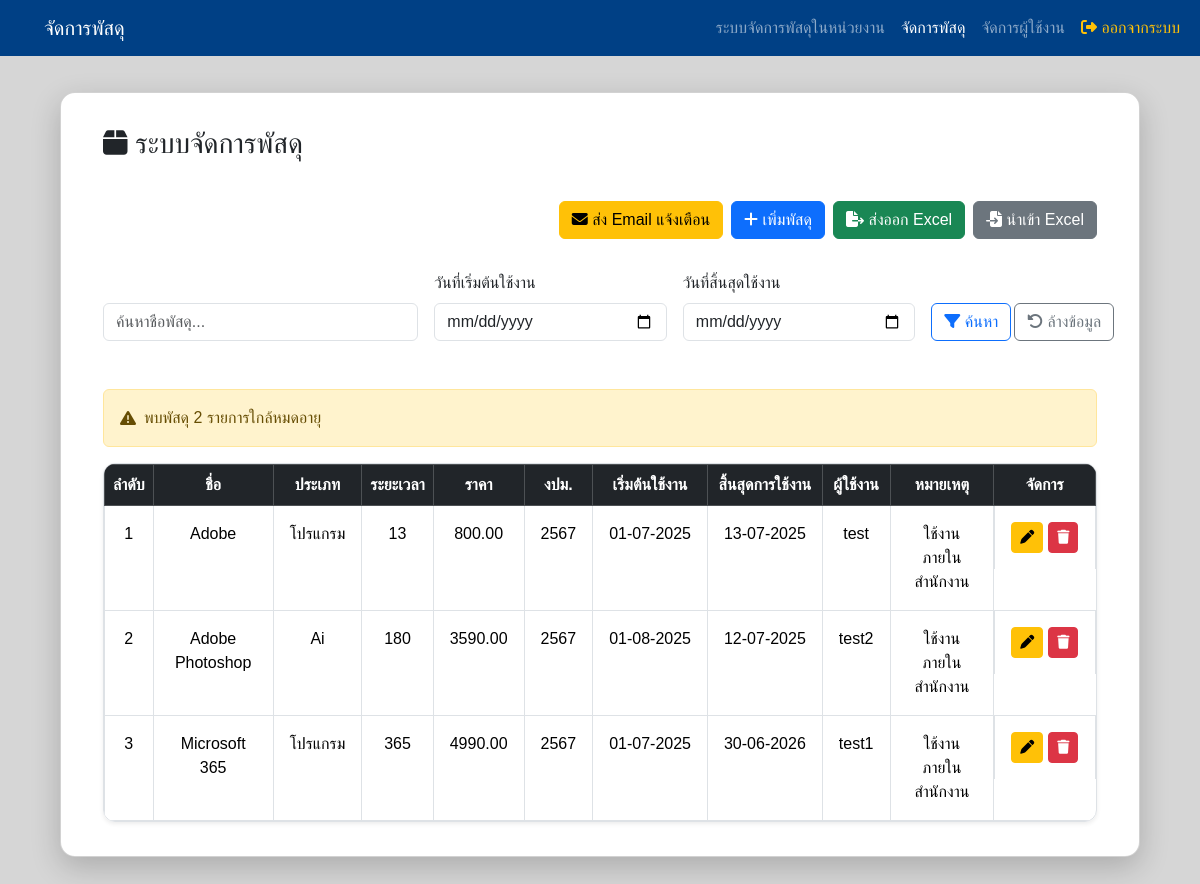
The page /parcel_management.php (signed in) on the database as committed earlier.
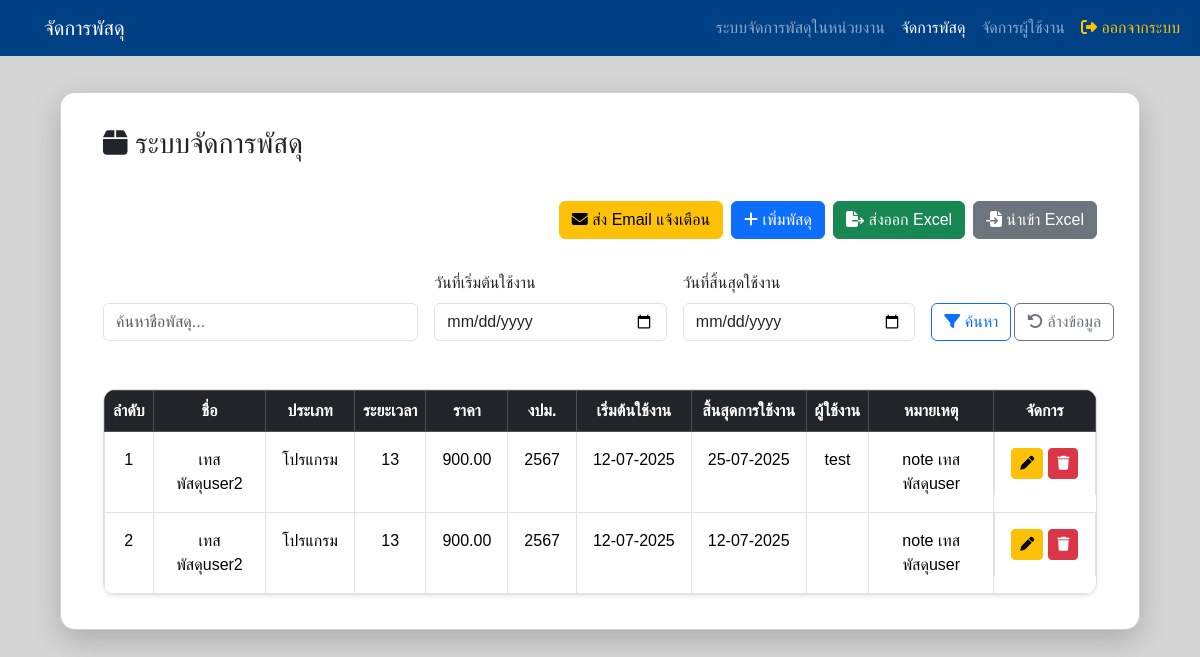
The same page on the database as committed later.
### tables this page shows
CREATE TABLE `parcels` (
  `id` int(11) NOT NULL,
  `item_name` varchar(255) NOT NULL,
  `category` varchar(100) NOT NULL,
  `usage_duration` int(11) NOT NULL,
  `price` decimal(10,2) NOT NULL,
  `budget_year` varchar(10) NOT NULL,
  `start_date` date DEFAULT NULL,
  `end_date` date DEFAULT NULL,
  `user_responsible` varchar(255) NOT NULL,
  `note` text DEFAULT NULL,
  `status` enum('pending','approved','rejected') NOT NULL DEFAULT 'approved',
  `created_at` timestamp NOT NULL DEFAULT current_timestamp(),
  `updated_at` timestamp NOT NULL DEFAULT current_timestamp() ON UPDATE current_timestamp()
);

### parcel_management.php (the view, shortened to what this page needs)
<?php
require_once 'db.php';
$sql = "SELECT * FROM parcels WHERE 1=1";
$sql .= " ORDER BY id DESC";
$result = $conn->query($sql);
$today = date('Y-m-d');
$next3Days = date('Y-m-d', strtotime('+3 days'));
$sqlExpiringCount = "SELECT COUNT(*) as count FROM parcels WHERE end_date BETWEEN '$today' AND '$next3Days'";
$expiringCount = $conn->query($sqlExpiringCount)->fetch_assoc()['count'];
?>
<!DOCTYPE html>
<html lang="th">
<head>
    <link href="https://cdn.jsdelivr.net/npm/bootstrap@5.3.2/dist/css/bootstrap.min.css" rel="stylesheet">
    <link href="https://cdnjs.cloudflare.com/ajax/libs/font-awesome/6.5.0/css/all.min.css" rel="stylesheet">
    <link href="https://cdn.jsdelivr.net/npm/select2@4.1.0-rc.0/dist/css/select2.min.css" rel="stylesheet" />
</head>
<body>
    <nav class="navbar navbar-expand-lg navbar-dark" style="background-color: #004085; padding-left: 2rem;">
        <div class="container-fluid">
            <a class="navbar-brand" href="dashboard.php">จัดการพัสดุ</a>
            <div class="collapse navbar-collapse" id="navbarNav">
                <ul class="navbar-nav ms-auto">
                    <?php if (isset($_SESSION['user_role']) && ($_SESSION['user_role'] === 'admin' || $_SESSION['user_role'] === 'superadmin')): ?>
                    <li class="nav-item">
                        <a class="nav-link" href="dashboard.php">ระบบจัดการพัสดุในหน่วยงาน</a>
                    </li>
                    <?php endif; ?>
                    <li class="nav-item">
                        <a class="nav-link active" href="parcel_management.php">จัดการพัสดุ</a>
                    </li>
                    <?php if (isset($_SESSION['user_role']) && ($_SESSION['user_role'] === 'admin' || $_SESSION['user_role'] === 'superadmin')): ?>
                    <li class="nav-item">
                        <a class="nav-link" href="user_management.php">จัดการผู้ใช้งาน</a>
                    </li>
                    <?php endif; ?>
                    <li class="nav-item">
                        <a class="nav-link text-warning" href="logout.php">
                            <i class="fas fa-sign-out-alt"></i> ออกจากระบบ
                        </a>
                    </li>
                </ul>
            </div>
        </div>
    </nav>
    <div class="card">
        <div class="container py-1">
            <h3><i class="fa-solid fa-box"></i> ระบบจัดการพัสดุ</h3><br>
            <?php if (isset($_SESSION['user_role']) && ($_SESSION['user_role'] === 'admin' || $_SESSION['user_role'] === 'superadmin')): ?>
            <div class="mb-3">
                <div class="row">
                    <div
                        class="col-12 d-flex flex-wrap align-items-end gap-2 flex-column flex-md-row justify-content-md-end">
                        <div class="d-flex flex-wrap gap-2">
                            <button type="button" class="btn btn-warning" data-bs-toggle="modal"
                                data-bs-target="#emailModal">
                                <i class="fa-solid fa-envelope"></i> ส่ง Email แจ้งเตือน
                            </button>
                            <button class="btn btn-primary" data-bs-toggle="modal" data-bs-target="#addModal">
                                <i class="fa-solid fa-plus"></i> เพิ่มพัสดุ
                            </button>
                        </div>
                        <div class="d-flex flex-wrap gap-2 mt-2">
                            <a id="export-btn" class="btn btn-success">
                                <i class="fa-solid fa-file-export"></i> ส่งออก Excel
                            </a>
                            <form action="import_parcels.php" method="POST" enctype="multipart/form-data"
                                id="import-form" style="display: inline;">
                                <button type="button" class="btn btn-secondary"
                                    onclick="document.getElementById('excel-file').click();">
                                    <i class="fa-solid fa-file-import"></i> นำเข้า Excel
                                </button>
                            </form>
                        </div>
                    </div>
                </div>
            </div>
            <?php endif; ?>
            <div class="row g-3 mb-4">
                <form method="GET" id="search-form" class="row g-3 align-items-end mb-4">
                    <div class="col-md-4">
                        <input type="text" name="search" id="search-input" class="form-control"
                            placeholder="ค้นหาชื่อพัสดุ..." value="<?= htmlspecialchars($_GET['search'] ?? '') ?>" />
                    </div>
                    <div class="col-md-3">
                        <label for="start-date" class="form-label">วันที่เริ่มต้นใช้งาน</label>
                        <input type="date" name="start_date" id="start-date" class="form-control"
                            value="<?= htmlspecialchars($_GET['start_date'] ?? '') ?>" />
                    </div>
                    <div class="col-md-3">
                        <label for="end-date" class="form-label">วันที่สิ้นสุดใช้งาน</label>
                        <input type="date" name="end_date" id="end-date" class="form-control"
                            value="<?= htmlspecialchars($_GET['end_date'] ?? '') ?>" />
                    </div>
                    <div class="col-md-1 d-grid" style="white-space: nowrap;">
                        <button type="submit" class="btn btn-outline-primary">
                            <i class="fa-solid fa-filter"></i> ค้นหา
                        </button>
                    </div>
                    <div class="col-md-1 d-grid" style="white-space: nowrap;">
                        <a href="parcel_management.php" class="btn btn-outline-secondary">
                            <i class="fa-solid fa-rotate-left"></i> ล้างข้อมูล
                        </a>
                    </div>
                </form>
            </div>
            <?php if ($expiringCount > 0): ?>
            <div class="alert alert-warning d-flex align-items-center" role="alert">
                <i class="fa-solid fa-triangle-exclamation me-2"></i>
                <div>
                    พบพัสดุ <?= $expiringCount ?> รายการใกล้หมดอายุ
                </div>
            </div>
            <?php endif; ?>
            <div class="table-responsive table-rounded shadow-sm">
                <table class="table table-bordered table-hover mb-0">
                    <thead class="table-dark">
                        <tr class="header-table">
                            <th>ลำดับ</th>
                            <th>ชื่อ</th>
                            <th>ประเภท</th>
                            <th>ระยะเวลา</th>
                            <th>ราคา</th>
                            <th>งปม.</th>
                            <th>เริ่มต้นใช้งาน</th>
                            <th>สิ้นสุดการใช้งาน</th>
                            <th>ผู้ใช้งาน</th>
                            <th>หมายเหตุ</th>
                            <?php if (isset($_SESSION['user_role']) && ($_SESSION['user_role'] === 'admin' || $_SESSION['user_role'] === 'superadmin')): ?>
                            <th>จัดการ</th>
                            <?php endif; ?>
                        </tr>
                    </thead>
                    <tbody id="parcel-table-body">
                        <?php if ($result->num_rows > 0): ?>
                        <?php $i = 1; while($row = $result->fetch_assoc()): ?>
                        <tr class="text-center">
                            <td><?= $i++ ?></td>
                            <td class="text-left"><?= htmlspecialchars($row['item_name']) ?></td>
                            <td><?= htmlspecialchars($row['category']) ?></td>
                            <td><?= htmlspecialchars($row['usage_duration']) ?></td>
                            <td style="white-space: nowrap;"><?= htmlspecialchars($row['price']) ?></td>
                            <td style="white-space: nowrap;"><?= htmlspecialchars($row['budget_year']) ?></td>
                            <td style="white-space: nowrap;"><?= (new DateTime($row['start_date']))->format('d-m-Y') ?>
                            </td>
                            <td style="white-space: nowrap;"><?= (new DateTime($row['end_date']))->format('d-m-Y') ?>
                            </td>
                            <td style="white-space: nowrap;"><?= htmlspecialchars($row['user_responsible']) ?></td>
                            <td><?= htmlspecialchars($row['note']) ?: '-' ?></td>
                            <?php if (isset($_SESSION['user_role']) && ($_SESSION['user_role'] === 'admin' || $_SESSION['user_role'] === 'superadmin')): ?>
                            <td class="btn-edit-delete">
                                <button class="btn btn-sm btn-warning btn-edit" data-bs-toggle="modal"
                                    data-bs-target="#editModal" data-id="<?= $row['id'] ?>"
                                    data-item_name="<?= htmlspecialchars($row['item_name']) ?>"
                                    data-category="<?= $row['category'] ?>"
                                    data-usage_duration="<?= $row['usage_duration'] ?>"
                                    data-price="<?= $row['price'] ?>" data-budget_year="<?= $row['budget_year'] ?>"
                                    data-start_date="<?= $row['start_date'] ?>" data-end_date="<?= $row['end_date'] ?>"
                                    data-user_responsible="<?= htmlspecialchars($row['user_responsible']) ?>"
                                    data-note="<?= htmlspecialchars($row['note']) ?>">
                                    <i class="fa-solid fa-pen"></i>
                                </button>
                                <button class="btn btn-sm btn-danger btn-delete" data-bs-toggle="modal"
                                    data-bs-target="#deleteModal" data-id="<?= $row['id'] ?>">
                                    <i class="fa-solid fa-trash"></i>
                                </button>
                            </td>
                            <?php endif; ?>
                        </tr>
                        <?php endwhile; ?>
                        <?php endif; ?>
                    </tbody>
                </table>
            </div>
        </div>
    </div>
</body>
</html>

### parcel_management.php (style rules this page uses)
body { background-color: #d6d6d6; font-family: 'Prompt', sans-serif; }
.card { padding: 30px; border-radius: 15px; box-shadow: 0px 10px 30px rgba(0, 0, 0, 0.2); background: white; margin-top: 50px; margin: 3% 5%; background-color: #ffffff; }
.table-rounded { border-radius: 12px; border: 1px solid #dee2e6; }
.header-table { text-align: center; white-space: nowrap; }
.table td { padding: 16px; }

Rows that differ between the two databases and show on the page:
removed parcels: item_name "Adobe", category "โปรแกรม", usage_duration "13", price "800.00", budget_year "2567", start_date "01-07-2025", end_date "13-07-2025", user_responsible "test", note "ใช้งานภายในสำนักงาน"
removed parcels: item_name "Adobe Photoshop", category "Ai", usage_duration "180", price "3590.00", budget_year "2567", start_date "01-08-2025", end_date "12-07-2025", user_responsible "test2", note "ใช้งานภายในสำนักงาน"
removed parcels: item_name "Microsoft 365", category "โปรแกรม", usage_duration "365", price "4990.00", budget_year "2567", start_date "01-07-2025", end_date "30-06-2026", user_responsible "test1", note "ใช้งานภายในสำนักงาน"
added parcels: item_name "เทสพัสดุuser2", category "โปรแกรม", usage_duration "13", price "900.00", budget_year "2567", start_date "12-07-2025", end_date "25-07-2025", user_responsible "test", note "note เทสพัสดุuser"
added parcels: item_name "เทสพัสดุuser2", category "โปรแกรม", usage_duration "13", price "900.00", budget_year "2567", start_date "12-07-2025", end_date "12-07-2025", note "note เทสพัสดุuser"
Other text that changed with them:
$expiringCount: "2" → (not shown)
text no longer shown: "พบพัสดุ รายการใกล้หมดอายุ"
